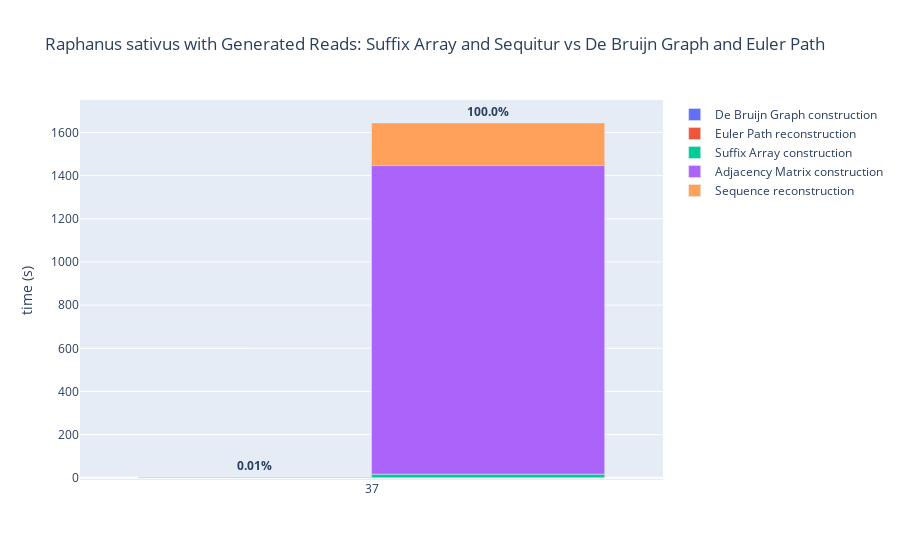

Write notebook code for a chart like this one.
### Code cell
df_realseq_eul = pd.DataFrame()
i = 0
for file in os.listdir('data/output/local/real sequence/euler'):
    df = pd.read_csv('data/output/local/real sequence/euler/'+file)
    df['sequence'] = 37
    i += 1
    df_realseq_eul = pd.concat([df_realseq_eul,df])
df_realseq_eul_mean = pd.DataFrame()
for i in [37]: df_realseq_eul_mean = pd.concat([df_realseq_eul_mean,df_realseq_eul[df_realseq_eul['sequence']==i].groupby("k").mean().mean()[["sequence","edit_distance","de_bruijn_graph_construction_time",'euler_path_reconstruction_time']]],axis=1)
df_realseq_eul_mean = df_realseq_eul_mean.T.set_index('sequence')

df_real_seq = pd.DataFrame()
i = 0
for file in os.listdir('data/output/local/real sequence/sequitur'):
    df = pd.read_csv('data/output/local/real sequence/sequitur/'+file)
    df['sequence'] = 37
    i += 1
    df_real_seq = pd.concat([df_real_seq,df])
df_real_seq_mean = pd.DataFrame()
for i in [37]: df_real_seq_mean = pd.concat([df_real_seq_mean,df_real_seq[df_real_seq['sequence']==i].mean()[["sequence","edit_distance","suffix_array_construction_time",'adjacency_matrix_construction_time','sequence_reconstruction_time']]],axis=1)
df_real_seq_mean = df_real_seq_mean.T.set_index('sequence')

labels = ['37']

fig = go.Figure(
    data=[
        go.Bar(
            name="De Bruijn Graph construction",
            x=labels,
            y=df_realseq_eul_mean['de_bruijn_graph_construction_time'],
            offsetgroup=0,
        ),
        go.Bar(
            name="Euler Path reconstruction",
            x=labels,
            y=df_realseq_eul_mean['euler_path_reconstruction_time'],
            text=list("<b>{}%</b>".format(round((1-(df_realseq_eul[df_realseq_eul['sequence']==i]['edit_distance']/df_realseq_eul[df_realseq_eul['sequence']==i]['target_sequence_length'])).mean()*100,3)) for i in [37]),
            textposition='outside',offsetgroup=0,
            base=df_realseq_eul_mean['de_bruijn_graph_construction_time'],
        ),
        go.Bar(
            name="Suffix Array construction",
            x=labels,
            y=df_real_seq_mean['suffix_array_construction_time'],
            offsetgroup=1,
        ),
        go.Bar(
            name="Adjacency Matrix construction",
            x=labels,
            y=df_real_seq_mean['adjacency_matrix_construction_time'],
            offsetgroup=1,
            base=df_real_seq_mean['suffix_array_construction_time'],
        ),
        go.Bar(
            name="Sequence reconstruction",
            x=labels,
            y=df_real_seq_mean['sequence_reconstruction_time'],
            text=list("<b>{}%</b>".format(round((1-(df_real_seq[df_real_seq['sequence']==i]['edit_distance']/df_real_seq[df_real_seq['sequence']==i]['target_sequence_length'])).mean()*100,3)) for i in [37]),
            textposition='outside',offsetgroup=1,
            base=df_real_seq_mean['adjacency_matrix_construction_time'],
        )
    ],
    layout=go.Layout(
        title="Raphanus sativus with Generated Reads: Suffix Array and Sequitur vs De Bruijn Graph and Euler Path",
        yaxis=dict(
            title="time (s)",
            range=[-10,1750]
        )
    )
)
fig

### Figure 1 — Plotly figure (JSON) as saved in the notebook; plotly's stock layout.template omitted (floating-point values rounded to 4 significant figures)
{"data": [{"name": "De Bruijn Graph construction", "offsetgroup": "0", "type": "bar", "x": ["37"], "y": [2.95]}, {"base": [2.95], "name": "Euler Path reconstruction", "offsetgroup": "0", "text": ["<b>0.01%</b>"], "textposition": "outside", "type": "bar", "x": ["37"], "y": [0.8572]}, {"name": "Suffix Array construction", "offsetgroup": "1", "type": "bar", "x": ["37"], "y": [17.21]}, {"base": [17.21], "name": "Adjacency Matrix construction", "offsetgroup": "1", "type": "bar", "x": ["37"], "y": [1446.0]}, {"base": [1446.0], "name": "Sequence reconstruction", "offsetgroup": "1", "text": ["<b>100.0%</b>"], "textposition": "outside", "type": "bar", "x": ["37"], "y": [198.0]}], "layout": {"title": {"text": "Raphanus sativus with Generated Reads: Suffix Array and Sequitur vs De Bruijn Graph and Euler Path"}, "yaxis": {"range": [-10, 1750], "title": {"text": "time (s)"}}}}
